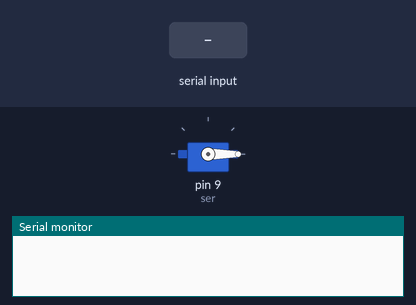
Simulated run of this sketch. Board: Arduino Uno, built with avr-gcc and run on an emulated ATmega328P. On the bench: servo, the last lines printed to the serial monitor. The test bench sets the inputs (shaded band).

Above: at 1.5 s.
1.6 s: "2\n" received over Serial
At 2.0 s:
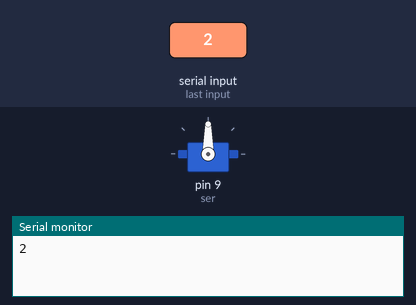
At 8.0 s:
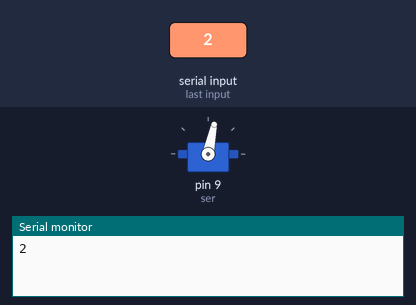
Timing chart, 0 to 19.1 s (numbered marks = the images above; inputs shaded):
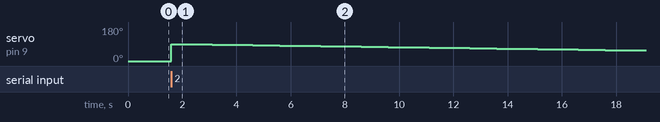

Measured:
- after the input at 1.6 s, servo on pin 9 (ser): 0° → 90° at once, → 89° 0.50 s later, → 88° 0.50 s later, → 87° 0.50 s later, … (35 changes in this stretch)

The sketch:

servo.ino
```cpp
#include<Servo.h> // include server library

Servo ser; // create servo object to control a servo
int posServo = 0;
int val;
int pos2 = 0;
void setup() {
  // put your setup code here, to run once:
  Serial.begin(9600);
  ser.attach(9);
  ser.write(0);
  delay(300);
}

void loop() {
while (Serial.available()){
    val = Serial.parseInt();
    Serial.println(val);
    servo(val);
    //servo2(val);
  }
}

void servo (int a){
  if (a == 1){
    for (posServo = 0; posServo <= 90 ; posServo++) {                             // in steps of 1 degree
      ser.write(posServo);              // tell servo to go to position in variable 'pos'
      delay(500);                       // waits 15ms for the servo to reach the position
    }
  }

  else if (a == 2){
    for (posServo = 90; posServo >= 0 ; posServo--) {                             // in steps of 1 degree
      ser.write(posServo);              // tell servo to go to position in variable 'pos'
      delay(500);                       // waits 15ms for the servo to reach the position
    }
  }
}

void servo2 (int a){
  if (a == 5){
      pos2 = pos2 + 1;
    }
  else if (a == 6){
      pos2 = pos2 - 1;
    }
  ser.write(pos2);
  Serial.println(pos2);
}
```
